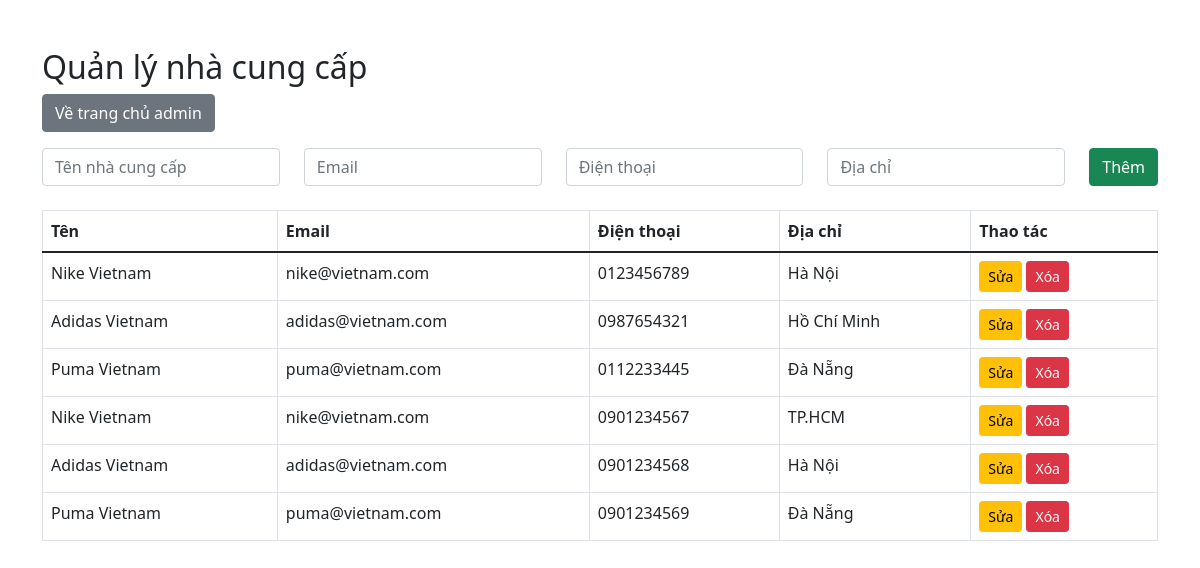
Page /admin/suppliers.php on the committed database.
### tables this page shows
CREATE TABLE `suppliers` (
  `id` int(11) NOT NULL,
  `name` varchar(255) NOT NULL,
  `email` varchar(255) DEFAULT NULL,
  `phone` varchar(20) DEFAULT NULL,
  `address` text DEFAULT NULL,
  `created_at` timestamp NOT NULL DEFAULT current_timestamp()
);

### admin/suppliers.php (the view, shortened to what this page needs)
<?php
require_once '../config.php';
$suppliers = $pdo->query("SELECT * FROM suppliers")->fetchAll(PDO::FETCH_ASSOC);
$edit_supplier = null;
?>
<!DOCTYPE html>
<html lang="vi">
<head>
    <link href="https://cdn.jsdelivr.net/npm/bootstrap@5.1.3/dist/css/bootstrap.min.css" rel="stylesheet">
</head>
<body>
<div class="container my-5">
    <h2>Quản lý nhà cung cấp</h2>
    <a href="index.php" class="btn btn-secondary mb-3">Về trang chủ admin</a>
    <form method="post" class="mb-4">
        <div class="row">
            <div class="col">
                <input type="text" name="name" class="form-control" placeholder="Tên nhà cung cấp" required value="<?= $edit_supplier['name'] ?? '' ?>">
            </div>
            <div class="col">
                <input type="email" name="email" class="form-control" placeholder="Email" value="<?= $edit_supplier['email'] ?? '' ?>">
            </div>
            <div class="col">
                <input type="text" name="phone" class="form-control" placeholder="Điện thoại" value="<?= $edit_supplier['phone'] ?? '' ?>">
            </div>
            <div class="col">
                <input type="text" name="address" class="form-control" placeholder="Địa chỉ" value="<?= $edit_supplier['address'] ?? '' ?>">
            </div>
            <div class="col-auto">
                <button type="submit" name="<?= $edit_supplier ? 'edit' : 'add' ?>" class="btn btn-success">
                    <?= $edit_supplier ? 'Cập nhật' : 'Thêm' ?>
                </button>
            </div>
        </div>
    </form>
    <table class="table table-bordered">
        <thead>
            <tr>
                <th>Tên</th>
                <th>Email</th>
                <th>Điện thoại</th>
                <th>Địa chỉ</th>
                <th>Thao tác</th>
            </tr>
        </thead>
        <tbody>
            <?php foreach ($suppliers as $s): ?>
            <tr>
                <td><?= htmlspecialchars($s['name']) ?></td>
                <td><?= htmlspecialchars($s['email']) ?></td>
                <td><?= htmlspecialchars($s['phone']) ?></td>
                <td><?= htmlspecialchars($s['address']) ?></td>
                <td>
                    <a href="suppliers.php?edit=<?= $s['id'] ?>" class="btn btn-warning btn-sm">Sửa</a>
                    <a href="suppliers.php?delete=<?= $s['id'] ?>" class="btn btn-danger btn-sm" onclick="return confirm('Xóa nhà cung cấp này?')">Xóa</a>
                </td>
            </tr>
            <?php endforeach; ?>
        </tbody>
    </table>
</div>
</body>
</html>

### rows in the picture
suppliers: name "Nike Vietnam", email "nike@vietnam.com", phone "0123456789", address "Hà Nội"
suppliers: name "Adidas Vietnam", email "adidas@vietnam.com", phone "0987654321", address "Hồ Chí Minh"
suppliers: name "Puma Vietnam", email "puma@vietnam.com", phone "0112233445", address "Đà Nẵng"
suppliers: name "Nike Vietnam", email "nike@vietnam.com", phone "0901234567", address "TP.HCM"
suppliers: name "Adidas Vietnam", email "adidas@vietnam.com", phone "0901234568", address "Hà Nội"
suppliers: name "Puma Vietnam", email "puma@vietnam.com", phone "0901234569", address "Đà Nẵng"
